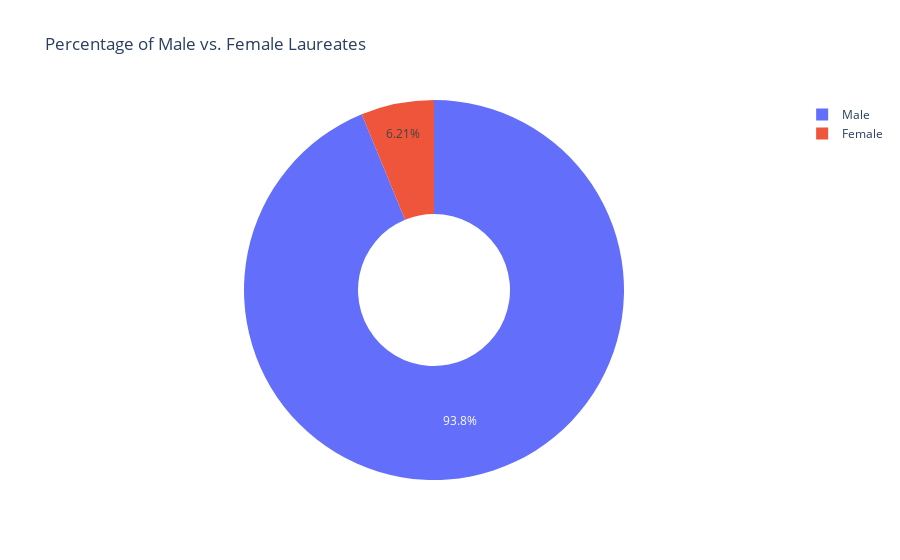

The notebook cell saved with this chart:
### Markdown cell above
**Challenge**: Create a [donut chart using plotly](https://plotly.com/python/pie-charts/) which shows how many prizes went to men compared to how many prizes went to women. What percentage of all the prizes went to women?

### Code cell
# graph donut chart showing percentage of male vs female laureates
biology = df_data.sex.value_counts()

fig = px.pie(
    biology,
    names=biology.index,
    labels=biology.index,
    values=biology.values,
    title='Percentage of Male vs. Female Laureates', 
    hole=0.4
)

fig.show()

### Figure 1 — Plotly figure (JSON) as saved in the notebook; plotly's stock layout.template omitted (floating-point values rounded to 4 significant figures)
{"data": [{"domain": {"x": [0, 1], "y": [0, 1]}, "hole": 0.4, "hovertemplate": "index=%{label}<br>value=%{value}<extra></extra>", "labels": ["Male", "Female"], "legendgroup": "", "name": "", "showlegend": true, "type": "pie", "values": [876, 58]}], "layout": {"legend": {"tracegroupgap": 0}, "title": {"text": "Percentage of Male vs. Female Laureates"}}}
